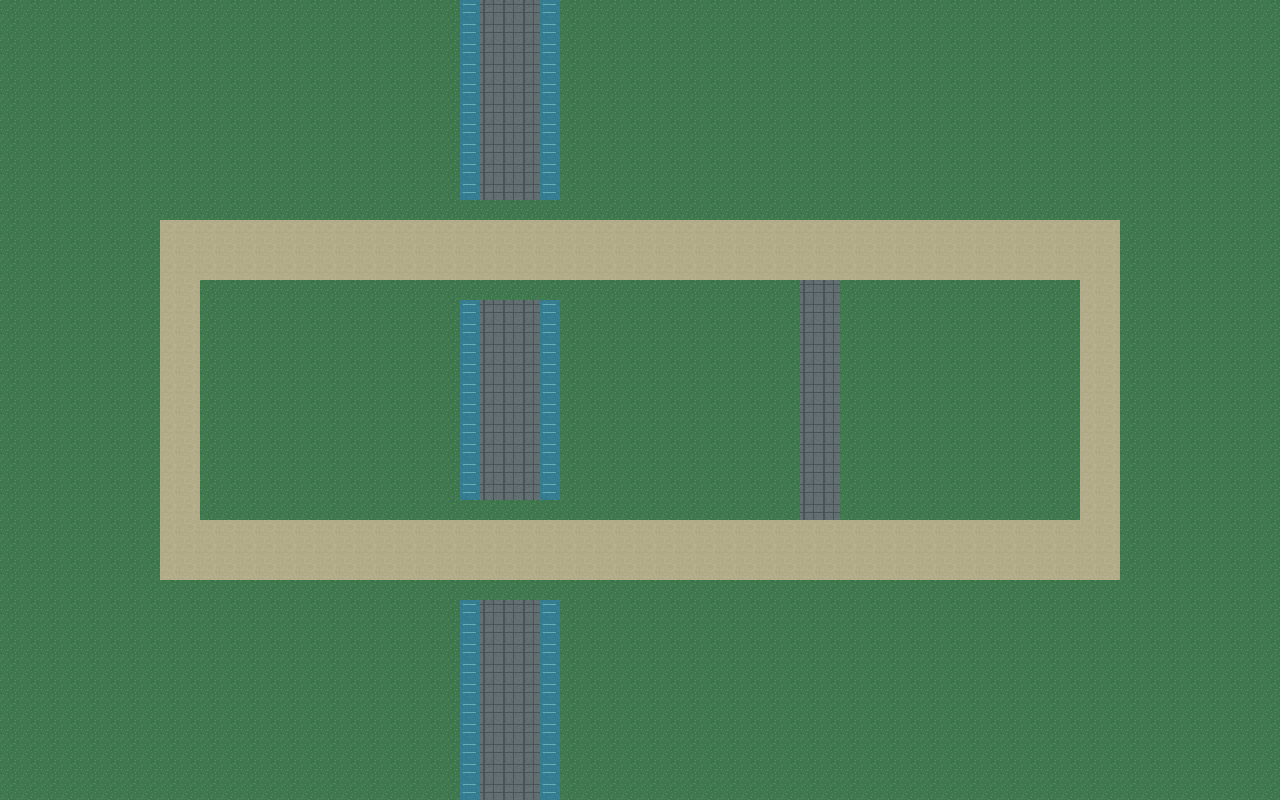

This game map was drawn from its Tiled (.tmx) file and the tilesets committed beside it. A one-line description and the full map source follow:
An orthogonal 64x40 tile map with 20x20 px tiles, 1 tile layer (Ground).

<map orientation="orthogonal" renderorder="right-down" width="64" height="40" tilewidth="20" tileheight="20">
 <tileset firstgid="1" source="../tilesets/terrain.tsx" />
 <layer name="Ground" width="64" height="40"><data encoding="csv">
1,1,1,1,1,1,1,1,1,1,1,1,1,1,1,1,1,1,1,1,1,1,1,4,3,3,3,4,1,1,1,1,1,1,1,1,1,1,1,1,1,1,1,1,1,1,1,1,1,1,1,1,1,1,1,1,1,1,1,1,1,1,1,1,
1,1,1,1,1,1,1,1,1,1,1,1,1,1,1,1,1,1,1,1,1,1,1,4,3,3,3,4,1,1,1,1,1,1,1,1,1,1,1,1,1,1,1,1,1,1,1,1,1,1,1,1,1,1,1,1,1,1,1,1,1,1,1,1,
1,1,1,1,1,1,1,1,1,1,1,1,1,1,1,1,1,1,1,1,1,1,1,4,3,3,3,4,1,1,1,1,1,1,1,1,1,1,1,1,1,1,1,1,1,1,1,1,1,1,1,1,1,1,1,1,1,1,1,1,1,1,1,1,
1,1,1,1,1,1,1,1,1,1,1,1,1,1,1,1,1,1,1,1,1,1,1,4,3,3,3,4,1,1,1,1,1,1,1,1,1,1,1,1,1,1,1,1,1,1,1,1,1,1,1,1,1,1,1,1,1,1,1,1,1,1,1,1,
1,1,1,1,1,1,1,1,1,1,1,1,1,1,1,1,1,1,1,1,1,1,1,4,3,3,3,4,1,1,1,1,1,1,1,1,1,1,1,1,1,1,1,1,1,1,1,1,1,1,1,1,1,1,1,1,1,1,1,1,1,1,1,1,
1,1,1,1,1,1,1,1,1,1,1,1,1,1,1,1,1,1,1,1,1,1,1,4,3,3,3,4,1,1,1,1,1,1,1,1,1,1,1,1,1,1,1,1,1,1,1,1,1,1,1,1,1,1,1,1,1,1,1,1,1,1,1,1,
1,1,1,1,1,1,1,1,1,1,1,1,1,1,1,1,1,1,1,1,1,1,1,4,3,3,3,4,1,1,1,1,1,1,1,1,1,1,1,1,1,1,1,1,1,1,1,1,1,1,1,1,1,1,1,1,1,1,1,1,1,1,1,1,
1,1,1,1,1,1,1,1,1,1,1,1,1,1,1,1,1,1,1,1,1,1,1,4,3,3,3,4,1,1,1,1,1,1,1,1,1,1,1,1,1,1,1,1,1,1,1,1,1,1,1,1,1,1,1,1,1,1,1,1,1,1,1,1,
1,1,1,1,1,1,1,1,1,1,1,1,1,1,1,1,1,1,1,1,1,1,1,4,3,3,3,4,1,1,1,1,1,1,1,1,1,1,1,1,1,1,1,1,1,1,1,1,1,1,1,1,1,1,1,1,1,1,1,1,1,1,1,1,
1,1,1,1,1,1,1,1,1,1,1,1,1,1,1,1,1,1,1,1,1,1,1,4,3,3,3,4,1,1,1,1,1,1,1,1,1,1,1,1,1,1,1,1,1,1,1,1,1,1,1,1,1,1,1,1,1,1,1,1,1,1,1,1,
1,1,1,1,1,1,1,1,1,1,1,1,1,1,1,1,1,1,1,1,1,1,1,1,1,1,1,1,1,1,1,1,1,1,1,1,1,1,1,1,1,1,1,1,1,1,1,1,1,1,1,1,1,1,1,1,1,1,1,1,1,1,1,1,
1,1,1,1,1,1,1,1,2,2,2,2,2,2,2,2,2,2,2,2,2,2,2,2,2,2,2,2,2,2,2,2,2,2,2,2,2,2,2,2,2,2,2,2,2,2,2,2,2,2,2,2,2,2,2,2,1,1,1,1,1,1,1,1,
1,1,1,1,1,1,1,1,2,2,2,2,2,2,2,2,2,2,2,2,2,2,2,2,2,2,2,2,2,2,2,2,2,2,2,2,2,2,2,2,2,2,2,2,2,2,2,2,2,2,2,2,2,2,2,2,1,1,1,1,1,1,1,1,
1,1,1,1,1,1,1,1,2,2,2,2,2,2,2,2,2,2,2,2,2,2,2,2,2,2,2,2,2,2,2,2,2,2,2,2,2,2,2,2,2,2,2,2,2,2,2,2,2,2,2,2,2,2,2,2,1,1,1,1,1,1,1,1,
1,1,1,1,1,1,1,1,2,2,1,1,1,1,1,1,1,1,1,1,1,1,1,1,1,1,1,1,1,1,1,1,1,1,1,1,1,1,1,1,3,3,1,1,1,1,1,1,1,1,1,1,1,1,2,2,1,1,1,1,1,1,1,1,
1,1,1,1,1,1,1,1,2,2,1,1,1,1,1,1,1,1,1,1,1,1,1,4,3,3,3,4,1,1,1,1,1,1,1,1,1,1,1,1,3,3,1,1,1,1,1,1,1,1,1,1,1,1,2,2,1,1,1,1,1,1,1,1,
1,1,1,1,1,1,1,1,2,2,1,1,1,1,1,1,1,1,1,1,1,1,1,4,3,3,3,4,1,1,1,1,1,1,1,1,1,1,1,1,3,3,1,1,1,1,1,1,1,1,1,1,1,1,2,2,1,1,1,1,1,1,1,1,
1,1,1,1,1,1,1,1,2,2,1,1,1,1,1,1,1,1,1,1,1,1,1,4,3,3,3,4,1,1,1,1,1,1,1,1,1,1,1,1,3,3,1,1,1,1,1,1,1,1,1,1,1,1,2,2,1,1,1,1,1,1,1,1,
1,1,1,1,1,1,1,1,2,2,1,1,1,1,1,1,1,1,1,1,1,1,1,4,3,3,3,4,1,1,1,1,1,1,1,1,1,1,1,1,3,3,1,1,1,1,1,1,1,1,1,1,1,1,2,2,1,1,1,1,1,1,1,1,
1,1,1,1,1,1,1,1,2,2,1,1,1,1,1,1,1,1,1,1,1,1,1,4,3,3,3,4,1,1,1,1,1,1,1,1,1,1,1,1,3,3,1,1,1,1,1,1,1,1,1,1,1,1,2,2,1,1,1,1,1,1,1,1,
1,1,1,1,1,1,1,1,2,2,1,1,1,1,1,1,1,1,1,1,1,1,1,4,3,3,3,4,1,1,1,1,1,1,1,1,1,1,1,1,3,3,1,1,1,1,1,1,1,1,1,1,1,1,2,2,1,1,1,1,1,1,1,1,
1,1,1,1,1,1,1,1,2,2,1,1,1,1,1,1,1,1,1,1,1,1,1,4,3,3,3,4,1,1,1,1,1,1,1,1,1,1,1,1,3,3,1,1,1,1,1,1,1,1,1,1,1,1,2,2,1,1,1,1,1,1,1,1,
1,1,1,1,1,1,1,1,2,2,1,1,1,1,1,1,1,1,1,1,1,1,1,4,3,3,3,4,1,1,1,1,1,1,1,1,1,1,1,1,3,3,1,1,1,1,1,1,1,1,1,1,1,1,2,2,1,1,1,1,1,1,1,1,
1,1,1,1,1,1,1,1,2,2,1,1,1,1,1,1,1,1,1,1,1,1,1,4,3,3,3,4,1,1,1,1,1,1,1,1,1,1,1,1,3,3,1,1,1,1,1,1,1,1,1,1,1,1,2,2,1,1,1,1,1,1,1,1,
1,1,1,1,1,1,1,1,2,2,1,1,1,1,1,1,1,1,1,1,1,1,1,4,3,3,3,4,1,1,1,1,1,1,1,1,1,1,1,1,3,3,1,1,1,1,1,1,1,1,1,1,1,1,2,2,1,1,1,1,1,1,1,1,
1,1,1,1,1,1,1,1,2,2,1,1,1,1,1,1,1,1,1,1,1,1,1,1,1,1,1,1,1,1,1,1,1,1,1,1,1,1,1,1,3,3,1,1,1,1,1,1,1,1,1,1,1,1,2,2,1,1,1,1,1,1,1,1,
1,1,1,1,1,1,1,1,2,2,2,2,2,2,2,2,2,2,2,2,2,2,2,2,2,2,2,2,2,2,2,2,2,2,2,2,2,2,2,2,2,2,2,2,2,2,2,2,2,2,2,2,2,2,2,2,1,1,1,1,1,1,1,1,
1,1,1,1,1,1,1,1,2,2,2,2,2,2,2,2,2,2,2,2,2,2,2,2,2,2,2,2,2,2,2,2,2,2,2,2,2,2,2,2,2,2,2,2,2,2,2,2,2,2,2,2,2,2,2,2,1,1,1,1,1,1,1,1,
1,1,1,1,1,1,1,1,2,2,2,2,2,2,2,2,2,2,2,2,2,2,2,2,2,2,2,2,2,2,2,2,2,2,2,2,2,2,2,2,2,2,2,2,2,2,2,2,2,2,2,2,2,2,2,2,1,1,1,1,1,1,1,1,
1,1,1,1,1,1,1,1,1,1,1,1,1,1,1,1,1,1,1,1,1,1,1,1,1,1,1,1,1,1,1,1,1,1,1,1,1,1,1,1,1,1,1,1,1,1,1,1,1,1,1,1,1,1,1,1,1,1,1,1,1,1,1,1,
1,1,1,1,1,1,1,1,1,1,1,1,1,1,1,1,1,1,1,1,1,1,1,4,3,3,3,4,1,1,1,1,1,1,1,1,1,1,1,1,1,1,1,1,1,1,1,1,1,1,1,1,1,1,1,1,1,1,1,1,1,1,1,1,
1,1,1,1,1,1,1,1,1,1,1,1,1,1,1,1,1,1,1,1,1,1,1,4,3,3,3,4,1,1,1,1,1,1,1,1,1,1,1,1,1,1,1,1,1,1,1,1,1,1,1,1,1,1,1,1,1,1,1,1,1,1,1,1,
1,1,1,1,1,1,1,1,1,1,1,1,1,1,1,1,1,1,1,1,1,1,1,4,3,3,3,4,1,1,1,1,1,1,1,1,1,1,1,1,1,1,1,1,1,1,1,1,1,1,1,1,1,1,1,1,1,1,1,1,1,1,1,1,
1,1,1,1,1,1,1,1,1,1,1,1,1,1,1,1,1,1,1,1,1,1,1,4,3,3,3,4,1,1,1,1,1,1,1,1,1,1,1,1,1,1,1,1,1,1,1,1,1,1,1,1,1,1,1,1,1,1,1,1,1,1,1,1,
1,1,1,1,1,1,1,1,1,1,1,1,1,1,1,1,1,1,1,1,1,1,1,4,3,3,3,4,1,1,1,1,1,1,1,1,1,1,1,1,1,1,1,1,1,1,1,1,1,1,1,1,1,1,1,1,1,1,1,1,1,1,1,1,
1,1,1,1,1,1,1,1,1,1,1,1,1,1,1,1,1,1,1,1,1,1,1,4,3,3,3,4,1,1,1,1,1,1,1,1,1,1,1,1,1,1,1,1,1,1,1,1,1,1,1,1,1,1,1,1,1,1,1,1,1,1,1,1,
1,1,1,1,1,1,1,1,1,1,1,1,1,1,1,1,1,1,1,1,1,1,1,4,3,3,3,4,1,1,1,1,1,1,1,1,1,1,1,1,1,1,1,1,1,1,1,1,1,1,1,1,1,1,1,1,1,1,1,1,1,1,1,1,
1,1,1,1,1,1,1,1,1,1,1,1,1,1,1,1,1,1,1,1,1,1,1,4,3,3,3,4,1,1,1,1,1,1,1,1,1,1,1,1,1,1,1,1,1,1,1,1,1,1,1,1,1,1,1,1,1,1,1,1,1,1,1,1,
1,1,1,1,1,1,1,1,1,1,1,1,1,1,1,1,1,1,1,1,1,1,1,4,3,3,3,4,1,1,1,1,1,1,1,1,1,1,1,1,1,1,1,1,1,1,1,1,1,1,1,1,1,1,1,1,1,1,1,1,1,1,1,1,
1,1,1,1,1,1,1,1,1,1,1,1,1,1,1,1,1,1,1,1,1,1,1,4,3,3,3,4,1,1,1,1,1,1,1,1,1,1,1,1,1,1,1,1,1,1,1,1,1,1,1,1,1,1,1,1,1,1,1,1,1,1,1,1
 </data></layer>
</map>
